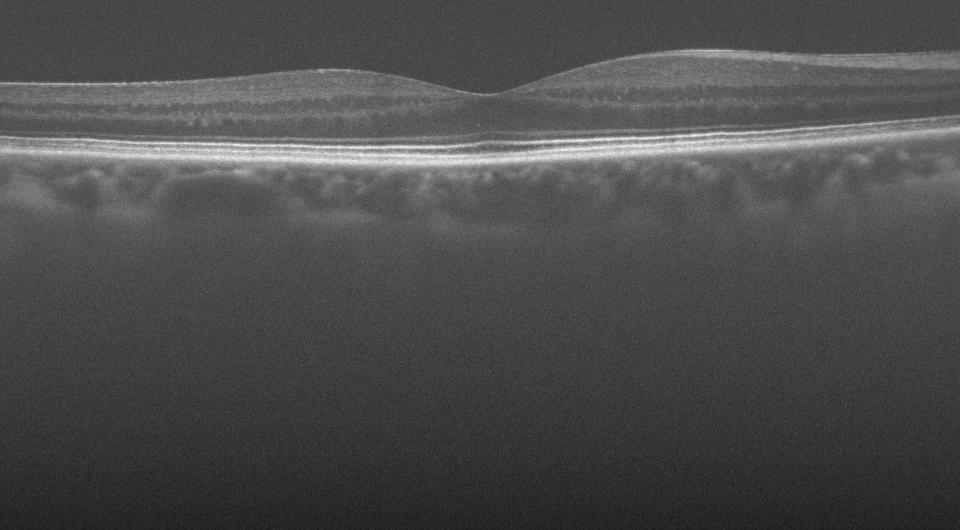
#> input picture dncnn/test_img/17_Averaged Image.tif, 960 x 530 px
$ python noise_gen.py
#> lines starting #> are read from the running program, lines starting #| are printed output that depends on the picture
#> further down, image is the input picture: shape (530, 960, 3); min 21, max 246, mean 76.6
import cv2
import numpy as np
import random

def add_blocky_speckle_noise(image, block_size=10, noise_intensity=0.03):
    # """
    # 向图像添加块状的散斑噪声。

    # :param image: 输入图像（彩色或灰度）
    # :param block_size: 噪声块的大小（以像素为单位）
    # :param noise_intensity: 噪声的强度（0到1之间的浮点数）
    # :return: 添加噪声后的图像
    # """
    # 确保图像是浮点型，以便进行数学运算
#> called with block_size = 5, noise_intensity = 0.05
    image = image.astype(np.float32) / 255.0

    # 获取图像的尺寸
    h, w, c = image.shape if len(image.shape) == 3 else (image.shape[0], image.shape[1], 1)
#> h = 530; w = 960; c = 3

    # 生成噪声图像
    noise_image = np.zeros_like(image)

    # 遍历图像的每个块
    for y in range(0, h, block_size):
        for x in range(0, w, block_size):
            # 确定块的边界，确保不会超出图像范围
            y_end = min(y + block_size, h)
            x_end = min(x + block_size, w)

            # 为当前块生成一个随机的噪声值
            noise_value = random.uniform(-noise_intensity, noise_intensity)

            # 将噪声值应用到当前块
            noise_image[y:y_end, x:x_end, :] += noise_value
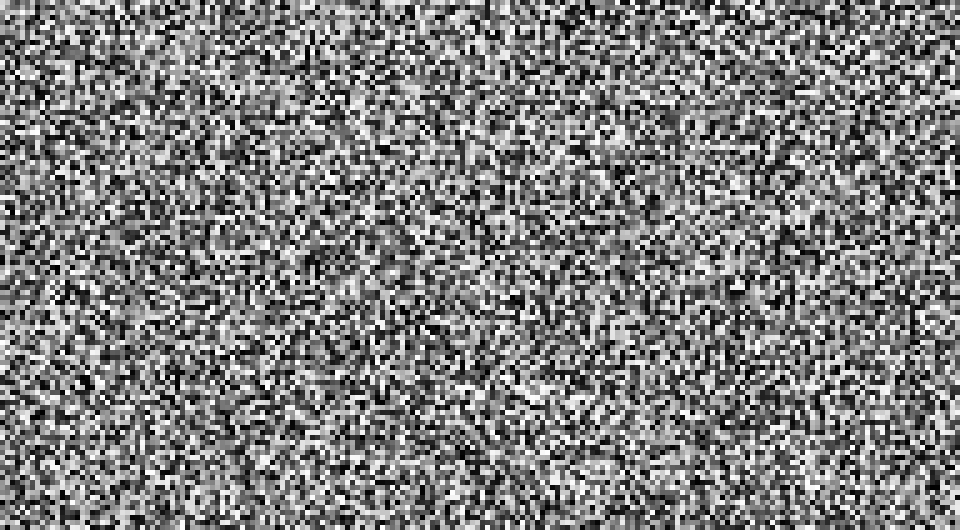
#> noise_image: shape (530, 960, 3) float32; min -0.05, max 0.05, mean 4e-06; drawn with min black and max white

    # 将噪声图像与原始图像结合，并限制在0到1的范围内
    noisy_image = np.clip(image + noise_image, 0, 1)

    # 将图像转换回uint8类型并返回
    return (noisy_image * 255).astype(np.uint8)

if __name__ == '__main__':

    # 读取图像
    image_path = './test_img/17_Averaged Image.tif'  # 替换为你的图像路径
    image = cv2.imread(image_path)

    # 如果图像是彩色的，将其从BGR转换为RGB
    if len(image.shape) == 3:
        image = cv2.cvtColor(image, cv2.COLOR_BGR2RGB)

    # 添加块状散斑噪声
    noisy_image = add_blocky_speckle_noise(image, block_size=5, noise_intensity=0.05)

    # 显示原始图像和添加噪声后的图像
    import matplotlib.pyplot as plt

    plt.subplot(1, 2, 1)
    plt.imshow(image)
    plt.title('Original Image')
    plt.axis('off')

    plt.subplot(1, 2, 2)
    plt.imshow(noisy_image)
    plt.title('Image with Blocky Speckle Noise')
    plt.axis('off')

    plt.show()
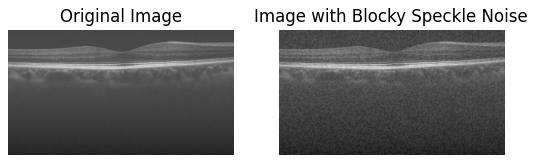
#> figure drawn by matplotlib, 2 panels

$ run again, with dncnn/test_img/17_Raw Image.tif copied over dncnn/test_img/17_Averaged Image.tif
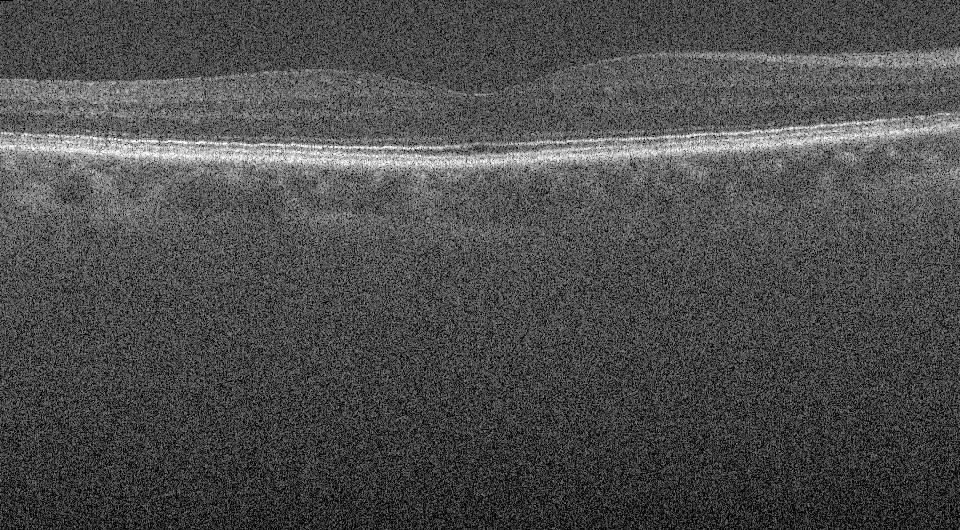
#> input picture dncnn/test_img/17_Raw Image.tif, 960 x 530 px
#> image is the input picture: shape (530, 960, 3); min 0, max 255, mean 76.9
#> `plt.show()`:
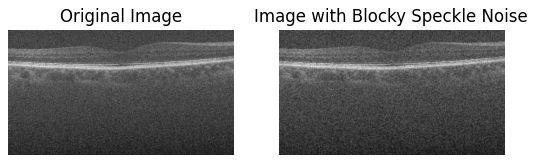
#> figure drawn by matplotlib, 2 panels
